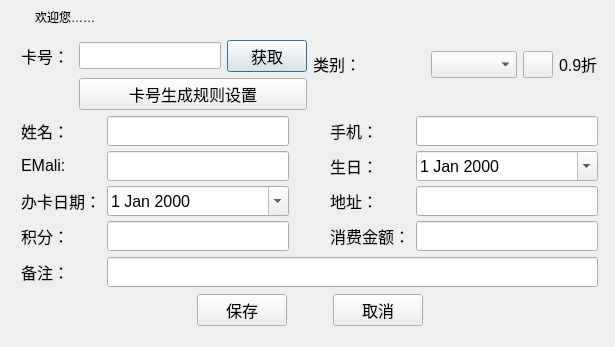
<?xml version="1.0" encoding="UTF-8"?>
<ui version="4.0">
 <class>MemberOperateWidget</class>
 <widget class="QDialog" name="MemberOperateWidget">
  <property name="geometry">
   <rect>
    <x>0</x>
    <y>0</y>
    <width>615</width>
    <height>347</height>
   </rect>
  </property>
  <property name="windowTitle">
   <string>Dialog</string>
  </property>
  <widget class="QWidget" name="layoutWidget">
   <property name="geometry">
    <rect>
     <x>1</x>
     <y>1</y>
     <width>617</width>
     <height>325</height>
    </rect>
   </property>
   <layout class="QVBoxLayout" name="verticalLayout_2">
    <item>
     <widget class="QWidget" name="widget_title" native="true">
      <property name="sizePolicy">
       <sizepolicy hsizetype="Preferred" vsizetype="Maximum">
        <horstretch>0</horstretch>
        <verstretch>0</verstretch>
       </sizepolicy>
      </property>
      <property name="minimumSize">
       <size>
        <width>100</width>
        <height>33</height>
       </size>
      </property>
      <property name="mouseTracking">
       <bool>false</bool>
      </property>
      <layout class="QHBoxLayout" name="horizontalLayout_6" stretch="0,0,0">
       <property name="spacing">
        <number>4</number>
       </property>
       <property name="sizeConstraint">
        <enum>QLayout::SetNoConstraint</enum>
       </property>
       <property name="margin">
        <number>0</number>
       </property>
       <item>
        <widget class="QLabel" name="lab_Ico">
         <property name="sizePolicy">
          <sizepolicy hsizetype="Minimum" vsizetype="Preferred">
           <horstretch>0</horstretch>
           <verstretch>0</verstretch>
          </sizepolicy>
         </property>
         <property name="minimumSize">
          <size>
           <width>30</width>
           <height>0</height>
          </size>
         </property>
         <property name="text">
          <string/>
         </property>
         <property name="alignment">
          <set>Qt::AlignCenter</set>
         </property>
        </widget>
       </item>
       <item>
        <widget class="QLabel" name="lab_Title">
         <property name="sizePolicy">
          <sizepolicy hsizetype="Expanding" vsizetype="Maximum">
           <horstretch>0</horstretch>
           <verstretch>0</verstretch>
          </sizepolicy>
         </property>
         <property name="styleSheet">
          <string notr="true">font: 10pt &quot;微软雅黑&quot;;</string>
         </property>
         <property name="text">
          <string>欢迎您……</string>
         </property>
         <property name="alignment">
          <set>Qt::AlignLeading|Qt::AlignLeft|Qt::AlignVCenter</set>
         </property>
        </widget>
       </item>
       <item>
        <widget class="QWidget" name="widget_menu" native="true">
         <property name="sizePolicy">
          <sizepolicy hsizetype="Minimum" vsizetype="Preferred">
           <horstretch>0</horstretch>
           <verstretch>0</verstretch>
          </sizepolicy>
         </property>
         <layout class="QHBoxLayout" name="horizontalLayout_7">
          <property name="spacing">
           <number>0</number>
          </property>
          <property name="margin">
           <number>0</number>
          </property>
          <item>
           <widget class="QPushButton" name="btnMenu_Close">
            <property name="sizePolicy">
             <sizepolicy hsizetype="Minimum" vsizetype="Expanding">
              <horstretch>0</horstretch>
              <verstretch>0</verstretch>
             </sizepolicy>
            </property>
            <property name="minimumSize">
             <size>
              <width>40</width>
              <height>0</height>
             </size>
            </property>
            <property name="cursor">
             <cursorShape>ArrowCursor</cursorShape>
            </property>
            <property name="focusPolicy">
             <enum>Qt::NoFocus</enum>
            </property>
            <property name="toolTip">
             <string>关闭</string>
            </property>
            <property name="text">
             <string/>
            </property>
            <property name="flat">
             <bool>true</bool>
            </property>
           </widget>
          </item>
         </layout>
        </widget>
       </item>
      </layout>
     </widget>
    </item>
    <item>
     <layout class="QHBoxLayout" name="horizontalLayout_8">
      <item>
       <spacer name="horizontalSpacer_7">
        <property name="orientation">
         <enum>Qt::Horizontal</enum>
        </property>
        <property name="sizeType">
         <enum>QSizePolicy::Maximum</enum>
        </property>
        <property name="sizeHint" stdset="0">
         <size>
          <width>20</width>
          <height>20</height>
         </size>
        </property>
       </spacer>
      </item>
      <item>
       <layout class="QVBoxLayout" name="verticalLayout">
        <item>
         <layout class="QHBoxLayout" name="horizontalLayout_5">
          <property name="sizeConstraint">
           <enum>QLayout::SetMaximumSize</enum>
          </property>
          <item>
           <layout class="QGridLayout" name="gridLayout_3">
            <item row="0" column="0">
             <widget class="QLabel" name="label">
              <property name="sizePolicy">
               <sizepolicy hsizetype="Maximum" vsizetype="Maximum">
                <horstretch>0</horstretch>
                <verstretch>0</verstretch>
               </sizepolicy>
              </property>
              <property name="font">
               <font>
                <pointsize>12</pointsize>
                <weight>50</weight>
                <bold>false</bold>
               </font>
              </property>
              <property name="styleSheet">
               <string notr="true">background:transparent</string>
              </property>
              <property name="text">
               <string>卡号：</string>
              </property>
             </widget>
            </item>
            <item row="0" column="1">
             <widget class="QLineEdit" name="Id_lineEdit">
              <property name="sizePolicy">
               <sizepolicy hsizetype="Maximum" vsizetype="Maximum">
                <horstretch>0</horstretch>
                <verstretch>0</verstretch>
               </sizepolicy>
              </property>
              <property name="minimumSize">
               <size>
                <width>0</width>
                <height>22</height>
               </size>
              </property>
              <property name="font">
               <font>
                <pointsize>12</pointsize>
                <weight>50</weight>
                <bold>false</bold>
               </font>
              </property>
             </widget>
            </item>
            <item row="0" column="2">
             <widget class="QPushButton" name="pbnGetMemberId">
              <property name="sizePolicy">
               <sizepolicy hsizetype="Maximum" vsizetype="Maximum">
                <horstretch>0</horstretch>
                <verstretch>0</verstretch>
               </sizepolicy>
              </property>
              <property name="font">
               <font>
                <pointsize>12</pointsize>
                <weight>50</weight>
                <bold>false</bold>
               </font>
              </property>
              <property name="styleSheet">
               <string notr="true"/>
              </property>
              <property name="text">
               <string>获取</string>
              </property>
             </widget>
            </item>
            <item row="1" column="0">
             <spacer name="horizontalSpacer">
              <property name="orientation">
               <enum>Qt::Horizontal</enum>
              </property>
              <property name="sizeHint" stdset="0">
               <size>
                <width>40</width>
                <height>20</height>
               </size>
              </property>
             </spacer>
            </item>
            <item row="1" column="1" colspan="2">
             <widget class="QPushButton" name="pbnCardRule">
              <property name="sizePolicy">
               <sizepolicy hsizetype="Expanding" vsizetype="Maximum">
                <horstretch>0</horstretch>
                <verstretch>0</verstretch>
               </sizepolicy>
              </property>
              <property name="font">
               <font>
                <pointsize>12</pointsize>
                <weight>50</weight>
                <bold>false</bold>
               </font>
              </property>
              <property name="styleSheet">
               <string notr="true"/>
              </property>
              <property name="text">
               <string>卡号生成规则设置</string>
              </property>
             </widget>
            </item>
           </layout>
          </item>
          <item>
           <layout class="QGridLayout" name="gridLayout_4">
            <item row="0" column="0">
             <widget class="QLabel" name="label_2">
              <property name="sizePolicy">
               <sizepolicy hsizetype="Maximum" vsizetype="Maximum">
                <horstretch>0</horstretch>
                <verstretch>0</verstretch>
               </sizepolicy>
              </property>
              <property name="font">
               <font>
                <pointsize>12</pointsize>
                <weight>50</weight>
                <bold>false</bold>
               </font>
              </property>
              <property name="styleSheet">
               <string notr="true">background:transparent</string>
              </property>
              <property name="text">
               <string>类别：</string>
              </property>
             </widget>
            </item>
            <item row="0" column="1">
             <widget class="QComboBox" name="Vip_comboBox">
              <property name="sizePolicy">
               <sizepolicy hsizetype="Maximum" vsizetype="Maximum">
                <horstretch>0</horstretch>
                <verstretch>0</verstretch>
               </sizepolicy>
              </property>
              <property name="font">
               <font>
                <pointsize>12</pointsize>
                <weight>50</weight>
                <bold>false</bold>
               </font>
              </property>
             </widget>
            </item>
            <item row="0" column="2">
             <widget class="QPushButton" name="Find_pushButton">
              <property name="sizePolicy">
               <sizepolicy hsizetype="Maximum" vsizetype="Maximum">
                <horstretch>0</horstretch>
                <verstretch>0</verstretch>
               </sizepolicy>
              </property>
              <property name="maximumSize">
               <size>
                <width>30</width>
                <height>30</height>
               </size>
              </property>
              <property name="font">
               <font>
                <pointsize>12</pointsize>
                <weight>50</weight>
                <bold>false</bold>
               </font>
              </property>
              <property name="styleSheet">
               <string notr="true">border-image: url(:/image/basic/find.png);
QPushButton#Find-pushButton
{
	border-radius:0px;
	color: #F0F0F0;
	background-color:rgba(0,0,0,0);
	border-style:none;
};
QPushButton#Find_pushButton:pressed
{
	
	background-color: rgb(0, 0, 255);
};
QPushButton#Find_pushButton:hover
{
	background-color: rgb(255, 0, 0);
}</string>
              </property>
              <property name="text">
               <string/>
              </property>
              <property name="icon">
               <iconset>
                <normaloff>:/images/select.png</normaloff>:/images/select.png</iconset>
              </property>
             </widget>
            </item>
            <item row="0" column="3">
             <widget class="QLabel" name="labDiscount">
              <property name="sizePolicy">
               <sizepolicy hsizetype="Maximum" vsizetype="Maximum">
                <horstretch>0</horstretch>
                <verstretch>0</verstretch>
               </sizepolicy>
              </property>
              <property name="font">
               <font>
                <pointsize>12</pointsize>
                <weight>50</weight>
                <bold>false</bold>
               </font>
              </property>
              <property name="styleSheet">
               <string notr="true">background:transparent</string>
              </property>
              <property name="text">
               <string>0.9折</string>
              </property>
             </widget>
            </item>
            <item row="1" column="0">
             <spacer name="horizontalSpacer_2">
              <property name="orientation">
               <enum>Qt::Horizontal</enum>
              </property>
              <property name="sizeHint" stdset="0">
               <size>
                <width>40</width>
                <height>20</height>
               </size>
              </property>
             </spacer>
            </item>
           </layout>
          </item>
         </layout>
        </item>
        <item>
         <layout class="QHBoxLayout" name="horizontalLayout_2">
          <item>
           <layout class="QGridLayout" name="gridLayout_2">
            <item row="0" column="0">
             <widget class="QLabel" name="label_4">
              <property name="sizePolicy">
               <sizepolicy hsizetype="Maximum" vsizetype="Preferred">
                <horstretch>0</horstretch>
                <verstretch>0</verstretch>
               </sizepolicy>
              </property>
              <property name="font">
               <font>
                <pointsize>12</pointsize>
                <weight>50</weight>
                <bold>false</bold>
               </font>
              </property>
              <property name="styleSheet">
               <string notr="true">background:transparent</string>
              </property>
              <property name="text">
               <string>姓名：</string>
              </property>
             </widget>
            </item>
            <item row="0" column="1">
             <widget class="QLineEdit" name="Name_lineEdit">
              <property name="minimumSize">
               <size>
                <width>0</width>
                <height>30</height>
               </size>
              </property>
              <property name="font">
               <font>
                <pointsize>12</pointsize>
                <weight>50</weight>
                <bold>false</bold>
               </font>
              </property>
             </widget>
            </item>
            <item row="1" column="0">
             <widget class="QLabel" name="label_6">
              <property name="sizePolicy">
               <sizepolicy hsizetype="Maximum" vsizetype="Preferred">
                <horstretch>0</horstretch>
                <verstretch>0</verstretch>
               </sizepolicy>
              </property>
              <property name="font">
               <font>
                <pointsize>12</pointsize>
                <weight>50</weight>
                <bold>false</bold>
               </font>
              </property>
              <property name="styleSheet">
               <string notr="true">background:transparent</string>
              </property>
              <property name="text">
               <string>EMali:</string>
              </property>
             </widget>
            </item>
            <item row="1" column="1">
             <widget class="QLineEdit" name="Email_lineEdit">
              <property name="minimumSize">
               <size>
                <width>0</width>
                <height>30</height>
               </size>
              </property>
              <property name="font">
               <font>
                <pointsize>12</pointsize>
                <weight>50</weight>
                <bold>false</bold>
               </font>
              </property>
             </widget>
            </item>
            <item row="2" column="0">
             <widget class="QLabel" name="label_8">
              <property name="sizePolicy">
               <sizepolicy hsizetype="Maximum" vsizetype="Preferred">
                <horstretch>0</horstretch>
                <verstretch>0</verstretch>
               </sizepolicy>
              </property>
              <property name="font">
               <font>
                <pointsize>12</pointsize>
                <weight>50</weight>
                <bold>false</bold>
               </font>
              </property>
              <property name="styleSheet">
               <string notr="true">background:transparent</string>
              </property>
              <property name="text">
               <string>办卡日期：</string>
              </property>
             </widget>
            </item>
            <item row="2" column="1">
             <widget class="QDateEdit" name="Regist_dateEdit">
              <property name="minimumSize">
               <size>
                <width>0</width>
                <height>30</height>
               </size>
              </property>
              <property name="font">
               <font>
                <pointsize>12</pointsize>
                <weight>50</weight>
                <bold>false</bold>
               </font>
              </property>
              <property name="calendarPopup">
               <bool>true</bool>
              </property>
             </widget>
            </item>
            <item row="3" column="0">
             <widget class="QLabel" name="label_10">
              <property name="sizePolicy">
               <sizepolicy hsizetype="Maximum" vsizetype="Preferred">
                <horstretch>0</horstretch>
                <verstretch>0</verstretch>
               </sizepolicy>
              </property>
              <property name="font">
               <font>
                <pointsize>12</pointsize>
                <weight>50</weight>
                <bold>false</bold>
               </font>
              </property>
              <property name="styleSheet">
               <string notr="true">background:transparent</string>
              </property>
              <property name="text">
               <string>积分：</string>
              </property>
             </widget>
            </item>
            <item row="3" column="1">
             <widget class="QLineEdit" name="Grade_lineEdit">
              <property name="minimumSize">
               <size>
                <width>0</width>
                <height>30</height>
               </size>
              </property>
              <property name="font">
               <font>
                <pointsize>12</pointsize>
                <weight>50</weight>
                <bold>false</bold>
               </font>
              </property>
             </widget>
            </item>
           </layout>
          </item>
          <item>
           <spacer name="horizontalSpacer_6">
            <property name="orientation">
             <enum>Qt::Horizontal</enum>
            </property>
            <property name="sizeType">
             <enum>QSizePolicy::Maximum</enum>
            </property>
            <property name="sizeHint" stdset="0">
             <size>
              <width>35</width>
              <height>20</height>
             </size>
            </property>
           </spacer>
          </item>
          <item>
           <layout class="QGridLayout" name="gridLayout">
            <item row="1" column="0">
             <widget class="QLabel" name="label_7">
              <property name="sizePolicy">
               <sizepolicy hsizetype="Maximum" vsizetype="Preferred">
                <horstretch>0</horstretch>
                <verstretch>0</verstretch>
               </sizepolicy>
              </property>
              <property name="font">
               <font>
                <pointsize>12</pointsize>
                <weight>50</weight>
                <bold>false</bold>
               </font>
              </property>
              <property name="styleSheet">
               <string notr="true">background:transparent</string>
              </property>
              <property name="text">
               <string>生日：</string>
              </property>
             </widget>
            </item>
            <item row="0" column="1">
             <widget class="QLineEdit" name="Phone_lineEdit">
              <property name="minimumSize">
               <size>
                <width>0</width>
                <height>30</height>
               </size>
              </property>
              <property name="font">
               <font>
                <pointsize>12</pointsize>
                <weight>50</weight>
                <bold>false</bold>
               </font>
              </property>
             </widget>
            </item>
            <item row="0" column="0">
             <widget class="QLabel" name="label_5">
              <property name="sizePolicy">
               <sizepolicy hsizetype="Maximum" vsizetype="Preferred">
                <horstretch>0</horstretch>
                <verstretch>0</verstretch>
               </sizepolicy>
              </property>
              <property name="font">
               <font>
                <pointsize>12</pointsize>
                <weight>50</weight>
                <bold>false</bold>
               </font>
              </property>
              <property name="styleSheet">
               <string notr="true">background:transparent</string>
              </property>
              <property name="text">
               <string>手机：</string>
              </property>
             </widget>
            </item>
            <item row="2" column="1">
             <widget class="QLineEdit" name="Address_lineEdit">
              <property name="minimumSize">
               <size>
                <width>0</width>
                <height>30</height>
               </size>
              </property>
              <property name="font">
               <font>
                <pointsize>12</pointsize>
                <weight>50</weight>
                <bold>false</bold>
               </font>
              </property>
             </widget>
            </item>
            <item row="2" column="0">
             <widget class="QLabel" name="label_12">
              <property name="sizePolicy">
               <sizepolicy hsizetype="Maximum" vsizetype="Preferred">
                <horstretch>0</horstretch>
                <verstretch>0</verstretch>
               </sizepolicy>
              </property>
              <property name="font">
               <font>
                <pointsize>12</pointsize>
                <weight>50</weight>
                <bold>false</bold>
               </font>
              </property>
              <property name="styleSheet">
               <string notr="true">background:transparent</string>
              </property>
              <property name="text">
               <string>地址：</string>
              </property>
             </widget>
            </item>
            <item row="3" column="0">
             <widget class="QLabel" name="label_9">
              <property name="sizePolicy">
               <sizepolicy hsizetype="Maximum" vsizetype="Preferred">
                <horstretch>0</horstretch>
                <verstretch>0</verstretch>
               </sizepolicy>
              </property>
              <property name="font">
               <font>
                <pointsize>12</pointsize>
                <weight>50</weight>
                <bold>false</bold>
               </font>
              </property>
              <property name="styleSheet">
               <string notr="true">background:transparent</string>
              </property>
              <property name="text">
               <string>消费金额：</string>
              </property>
             </widget>
            </item>
            <item row="3" column="1">
             <widget class="QLineEdit" name="Money_lineEdit">
              <property name="minimumSize">
               <size>
                <width>0</width>
                <height>30</height>
               </size>
              </property>
              <property name="font">
               <font>
                <pointsize>12</pointsize>
                <weight>50</weight>
                <bold>false</bold>
               </font>
              </property>
             </widget>
            </item>
            <item row="1" column="1">
             <widget class="QDateEdit" name="Birthday_dateEdit">
              <property name="minimumSize">
               <size>
                <width>0</width>
                <height>30</height>
               </size>
              </property>
              <property name="font">
               <font>
                <pointsize>12</pointsize>
                <weight>50</weight>
                <bold>false</bold>
               </font>
              </property>
              <property name="calendarPopup">
               <bool>true</bool>
              </property>
             </widget>
            </item>
           </layout>
          </item>
         </layout>
        </item>
        <item>
         <layout class="QHBoxLayout" name="horizontalLayout">
          <item>
           <widget class="QLabel" name="label_11">
            <property name="sizePolicy">
             <sizepolicy hsizetype="Maximum" vsizetype="Preferred">
              <horstretch>0</horstretch>
              <verstretch>0</verstretch>
             </sizepolicy>
            </property>
            <property name="minimumSize">
             <size>
              <width>80</width>
              <height>32</height>
             </size>
            </property>
            <property name="font">
             <font>
              <pointsize>12</pointsize>
              <weight>50</weight>
              <bold>false</bold>
             </font>
            </property>
            <property name="styleSheet">
             <string notr="true">background:transparent</string>
            </property>
            <property name="text">
             <string>备注：</string>
            </property>
           </widget>
          </item>
          <item>
           <widget class="QLineEdit" name="Remark_lineEdit">
            <property name="minimumSize">
             <size>
              <width>0</width>
              <height>30</height>
             </size>
            </property>
            <property name="font">
             <font>
              <pointsize>12</pointsize>
              <weight>50</weight>
              <bold>false</bold>
             </font>
            </property>
            <property name="styleSheet">
             <string notr="true"/>
            </property>
           </widget>
          </item>
         </layout>
        </item>
        <item>
         <layout class="QHBoxLayout" name="horizontalLayout_4">
          <item>
           <spacer name="horizontalSpacer_4">
            <property name="orientation">
             <enum>Qt::Horizontal</enum>
            </property>
            <property name="sizeHint" stdset="0">
             <size>
              <width>40</width>
              <height>20</height>
             </size>
            </property>
           </spacer>
          </item>
          <item>
           <layout class="QHBoxLayout" name="horizontalLayout_3">
            <item>
             <widget class="QPushButton" name="pbnSave">
              <property name="sizePolicy">
               <sizepolicy hsizetype="Maximum" vsizetype="Maximum">
                <horstretch>0</horstretch>
                <verstretch>0</verstretch>
               </sizepolicy>
              </property>
              <property name="minimumSize">
               <size>
                <width>90</width>
                <height>0</height>
               </size>
              </property>
              <property name="font">
               <font>
                <pointsize>12</pointsize>
                <weight>50</weight>
                <bold>false</bold>
               </font>
              </property>
              <property name="styleSheet">
               <string notr="true"/>
              </property>
              <property name="text">
               <string>保存</string>
              </property>
              <property name="icon">
               <iconset>
                <normaloff>:/images/update.png</normaloff>:/images/update.png</iconset>
              </property>
             </widget>
            </item>
            <item>
             <spacer name="horizontalSpacer_3">
              <property name="orientation">
               <enum>Qt::Horizontal</enum>
              </property>
              <property name="sizeHint" stdset="0">
               <size>
                <width>40</width>
                <height>20</height>
               </size>
              </property>
             </spacer>
            </item>
            <item>
             <widget class="QPushButton" name="pbnCnacel">
              <property name="sizePolicy">
               <sizepolicy hsizetype="Maximum" vsizetype="Maximum">
                <horstretch>0</horstretch>
                <verstretch>0</verstretch>
               </sizepolicy>
              </property>
              <property name="minimumSize">
               <size>
                <width>90</width>
                <height>0</height>
               </size>
              </property>
              <property name="font">
               <font>
                <pointsize>12</pointsize>
                <weight>50</weight>
                <bold>false</bold>
               </font>
              </property>
              <property name="styleSheet">
               <string notr="true"/>
              </property>
              <property name="text">
               <string>取消</string>
              </property>
              <property name="icon">
               <iconset>
                <normaloff>:/images/delete.png</normaloff>:/images/delete.png</iconset>
              </property>
             </widget>
            </item>
           </layout>
          </item>
          <item>
           <spacer name="horizontalSpacer_5">
            <property name="orientation">
             <enum>Qt::Horizontal</enum>
            </property>
            <property name="sizeHint" stdset="0">
             <size>
              <width>40</width>
              <height>20</height>
             </size>
            </property>
           </spacer>
          </item>
         </layout>
        </item>
       </layout>
      </item>
      <item>
       <spacer name="horizontalSpacer_8">
        <property name="orientation">
         <enum>Qt::Horizontal</enum>
        </property>
        <property name="sizeType">
         <enum>QSizePolicy::Maximum</enum>
        </property>
        <property name="sizeHint" stdset="0">
         <size>
          <width>20</width>
          <height>20</height>
         </size>
        </property>
       </spacer>
      </item>
     </layout>
    </item>
   </layout>
  </widget>
 </widget>
 <resources/>
 <connections/>
</ui>
